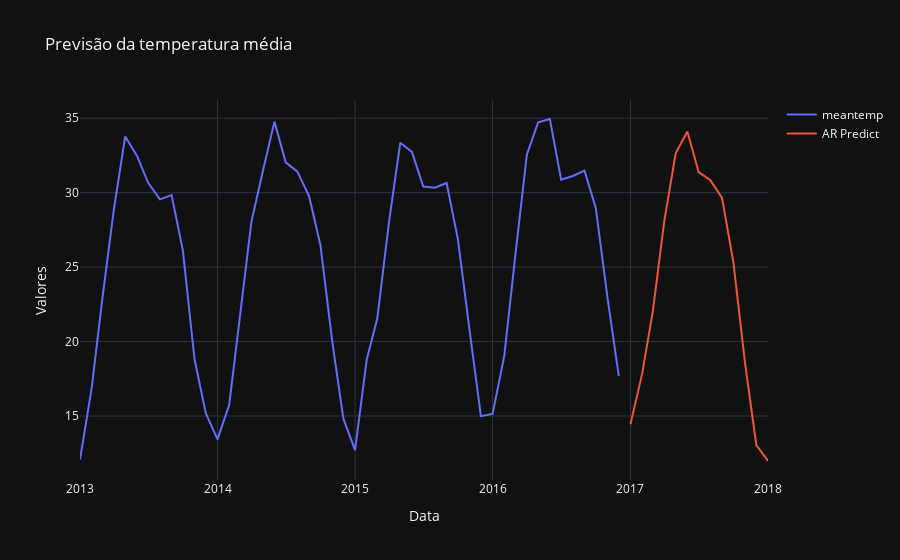

The notebook cell saved with this chart:
### Code cell
trace1 = go.Scatter(x=dataframe.index, y=dataframe['meantemp'], mode='lines', name='meantemp')
trace2 = go.Scatter(x=predict.index, y=predict.values, mode='lines', name='AR Predict')

# Configurar layout do gráfico
layout = go.Layout(
    title='Previsão da temperatura média',
    xaxis=dict(title='Data'),
    yaxis=dict(title='Valores'),
    template='plotly_dark'
)

# Criar figura
fig = go.Figure(data=[trace1, trace2], layout=layout)

# Mostrar gráfico
fig.show()

### Figure 1 — Plotly figure (JSON) as saved in the notebook; plotly's stock layout.template omitted (floating-point values rounded to 4 significant figures)
{"data": [{"mode": "lines", "name": "meantemp", "x": ["2013-01", "2013-02", "2013-03", "2013-04", "2013-05", "2013-06", "2013-07", "2013-08", "2013-09", "2013-10", "2013-11", "2013-12", "2014-01", "2014-02", "2014-03", "2014-04", "2014-05", "2014-06", "2014-07", "2014-08", "2014-09", "2014-10", "2014-11", "2014-12", "2015-01", "2015-02", "2015-03", "2015-04", "2015-05", "2015-06", "2015-07", "2015-08", "2015-09", "2015-10", "2015-11", "2015-12", "2016-01", "2016-02", "2016-03", "2016-04", "2016-05", "2016-06", "2016-07", "2016-08", "2016-09", "2016-10", "2016-11", "2016-12"], "y": [12.07, 16.87, 22.81, 28.9, 33.78, 32.48, 30.66, 29.55, 29.84, 26.13, 18.81, 15.18, 13.43, 15.75, 21.59, 28.06, 31.41, 34.77, 32.03, 31.41, 29.76, 26.5, 20.1, 14.82, 12.71, 18.79, 21.55, 28.0, 33.35, 32.74, 30.41, 30.33, 30.65, 26.87, 20.75, 14.99, 15.14, 19.03, 25.7, 32.55, 34.73, 34.95, 30.88, 31.12, 31.48, 28.96, 22.96, 17.67], "type": "scatter"}, {"mode": "lines", "name": "AR Predict", "x": ["2017-01-01T00:00:00", "2017-02-01T00:00:00", "2017-03-01T00:00:00", "2017-04-01T00:00:00", "2017-05-01T00:00:00", "2017-06-01T00:00:00", "2017-07-01T00:00:00", "2017-08-01T00:00:00", "2017-09-01T00:00:00", "2017-10-01T00:00:00", "2017-11-01T00:00:00", "2017-12-01T00:00:00", "2018-01-01T00:00:00"], "y": [14.44, 17.85, 21.97, 28.14, 32.65, 34.11, 31.38, 30.83, 29.65, 25.35, 18.56, 13.04, 11.98], "type": "scatter"}], "layout": {"title": {"text": "Previsão da temperatura média"}, "xaxis": {"title": {"text": "Data"}}, "yaxis": {"title": {"text": "Valores"}}}}
